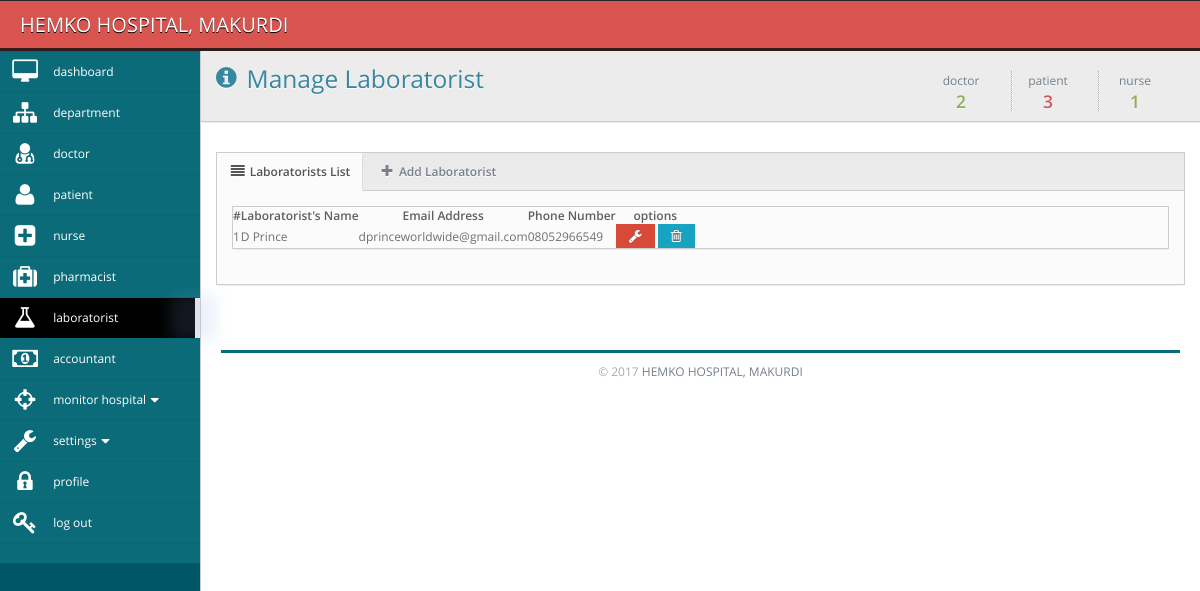
/admin/manage_laboratorist.php (signed in), run on the app's committed database.
### tables this page shows
CREATE TABLE `staff` (
  `staffid` int(10) unsigned NOT NULL AUTO_INCREMENT,
  `email` varchar(255) DEFAULT NULL,
  `fullname` varchar(255) DEFAULT NULL,
  `sex` varchar(45) DEFAULT NULL,
  `phone` varchar(255) DEFAULT NULL,
  `address` varchar(255) DEFAULT NULL,
  `department` varchar(255) DEFAULT NULL,
  `designation` varchar(255) DEFAULT NULL,
  `specialty` varchar(255) DEFAULT NULL,
  PRIMARY KEY (`staffid`)
);

### admin/manage_laboratorist.php (the view, shortened to what this page needs)
<?php
$loggedInUser = $_SESSION["user"];
$activeUser = mysql_fetch_array(mysql_query("select * from users where(email = '$loggedInUser')"));
$role = $activeUser['role'];
$doctor = mysql_query("select * from staff where designation = 'doctor'");
$nurse = mysql_query("select * from staff where designation = 'accountant'");
$patient = mysql_query("select * from patients");
?>
<!DOCTYPE html PUBLIC "-//W3C//DTD XHTML 1.0 Transitional//EN" "http://www.w3.org/TR/xhtml1/DTD/xhtml1-transitional.dtd">
<html>
    <head>
		<link rel="stylesheet" href="../css/font.css">
		<link href="../css/bayanno.css" media="screen" rel="stylesheet" type="text/css" />
    </head>
   <?php
 include("../session.php");
?>
<body>
<?php if($role=="admin"){ ?>
    <div class="navbar navbar-top navbar-inverse">
	<div class="navbar-inner">
		<div class="container-fluid">
			<a class="brand" href="">HEMKO HOSPITAL, MAKURDI</a>
		</div>
	</div>
</div>
<div class="primary-sidebar">
	<ul class="nav nav-collapse collapse nav-collapse-primary">
		<li class="">
			<span class="glow"></span>
				<a href="dashboard.php" >
					<i class="icon-desktop icon-2x"></i>
					<span>dashboard</span>
				</a>
		</li>
		<li class="">
			<span class="glow"></span>
				<a href="manage_department.php" >
					<i class="icon-sitemap icon-2x"></i>
					<span>department</span>
				</a>
		</li>
		<li class="">
			<span class="glow"></span>
				<a href="manage_doctor.php" >
					<i class="icon-user-md icon-2x"></i>
					<span>doctor</span>
				</a>
		</li>
		<li class="">
			<span class="glow"></span>
				<a href="manage_patient.php" >
					<i class="icon-user icon-2x"></i>
					<span>patient</span>
				</a>
		</li>
		<li class="">
			<span class="glow"></span>
				<a href="manage_nurse.php" >
					<i class="icon-plus-sign-alt icon-2x"></i>
					<span>nurse</span>
				</a>
		</li>
		<li class="">
			<span class="glow"></span>
				<a href="manage_pharmacist.php" >
					<i class="icon-medkit icon-2x"></i>
					<span>pharmacist</span>
				</a>
		</li>
		<li class="dark-nav active">
			<span class="glow"></span>
				<a href="manage_laboratorist.php" >
					<i class="icon-beaker icon-2x"></i>
					<span>laboratorist</span>
				</a>
		</li>
		<li class="">
			<span class="glow"></span>
				<a href="manage_accountant.php" >
					<i class="icon-money icon-2x"></i>
					<span>accountant</span>
				</a>
		</li>
		<li class="dark-nav ">
			<span class="glow"></span>
            <a class="accordion-toggle  " data-toggle="collapse" href="#view_hospital_submenu" >
                <i class="icon-screenshot icon-2x"></i>
                <span>monitor hospital<i class="icon-caret-down"></i></span>
            </a>
		</li>
		<li class="dark-nav ">
			<span class="glow"></span>
            <a class="accordion-toggle  " data-toggle="collapse" href="#settings_submenu" >
                <i class="icon-wrench icon-2x"></i>
                <span>settings<i class="icon-caret-down"></i></span>
            </a>
		</li>
		<li class="">
			<span class="glow"></span>
				<a href="manage_profile.php" >
					<i class="icon-lock icon-2x"></i>
					<span>profile</span>
				</a>
		</li>
		<li class="">
			<span class="glow"></span>
				<a href="../logout.php" >
					<i class="icon-key icon-2x"></i>
					<span>log out</span>
				</a>
		</li>
	</ul>
</div>
    <div class="main-content">
		        <div class="container-fluid" >
            <div class="row-fluid">
                <div class="area-top clearfix">
                    <div class="pull-left header">
                        <h3 class="title">
                        <i class="icon-info-sign"></i>
                        Manage Laboratorist </h3>
                    </div>
                    <ul class="inline pull-right sparkline-box">
                        <li class="sparkline-row">
                            <h4 class="green">
                                <span>doctor</span>
                               <?php echo mysql_num_rows($doctor);?>
                            </h4>
                        </li>
                        <li class="sparkline-row">
                            <h4 class="red">
                                <span>patient</span>
                               <?php echo mysql_num_rows($patient);?>
                            </h4>
                        </li>
                          <li class="sparkline-row">
                            <h4 class="green">
                                <span>nurse</span>
                                <?php echo mysql_num_rows($nurse);?>
                            </h4>
                        </li>
                    </ul>
                </div>
            </div>
        </div>
        <div class="container-fluid padded">
            <div class="box">
	<div class="box-header">
		<ul class="nav nav-tabs nav-tabs-left">
			<li class="active">
            	<a href="#list" data-toggle="tab"><i class="icon-align-justify"></i>
					Laboratorists List
                    	</a></li>
			<li>
            	<a href="#add" data-toggle="tab"><i class="icon-plus"></i>
					Add Laboratorist
                    	</a></li>
		</ul>
	</div>
	<div class="box-content padded">
		<div class="tab-content">
            <div class="tab-pane box active" id="list">
                <table cellpadding="0" cellspacing="0" border="0" class="dTable responsive">
                	<thead>
                		<tr>
                    		<th><div>#</div></th>
                    		<th><div>Laboratorist's Name</div></th>
                    		<th><div>Email Address</div></th>
							<th><div>Phone Number</div></th>
                    		<th><div>options</div></th>
						</tr>
					</thead>
                    <tbody>
<?php
	$sno = 1;
	$query = mysql_query("select * from staff where designation = 'laboratorist'");
	while($view = mysql_fetch_array($query)){
	?>
                        <tr>
                            <td><?php echo $sno++;?></td>
							<td><?php echo $view['fullname'];?></td>
							<td><?php echo $view['email'];?></td>
							<td><?php echo $view['phone'];?></td>
							<td align="center">
                            	<a href="edit_laboratorist.php?id=<?php echo $view['staffid'];?>"
                                	rel="tooltip" data-placement="top" data-original-title="edit" class="btn btn-blue">
                                		<i class="icon-wrench"></i>
                                </a>
                            	<a href="manage_laboratorist.php?id=<?php echo $view['staffid'];?>" onclick="return confirm('delete?')"
                                	rel="tooltip" data-placement="top" data-original-title="delete" class="btn btn-red">
                                		<i class="icon-trash"></i>
                                </a>
        					</td>
                        </tr>
                        <?php } ?>
                    </tbody>
                </table>
			</div>
		</div>
	</div>
</div>
        </div>
	    <div style="clear:both;color:#aaa; padding:20px;">
    	<hr /><center>&copy; 2017 <a href="">HEMKO HOSPITAL, MAKURDI</a></center>
    </div>
    </div>
    <?php }else{
  echo "<meta http-equiv=\"refresh\" content=\"0;URL=../error_page.php\">";
  exit;
  } ?>
</body>
</html>

### data on the page
staff: fullname "D Prince", email "dprinceworldwide@gmail.com", phone "08052966549"

### other printed values
mysql_num_rows($doctor) "2"
mysql_num_rows($patient) "3"
mysql_num_rows($nurse) "1"
